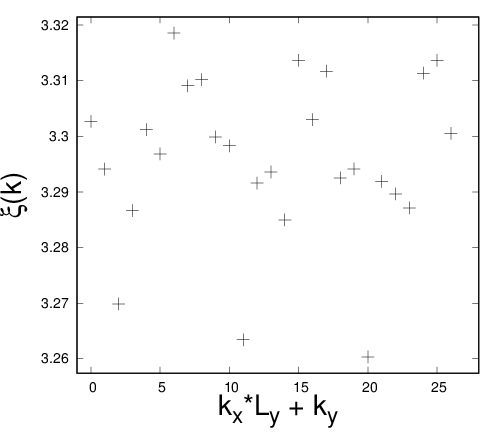

This chart was generated by the following gnuplot code:
set xrange [-1:28]
set yrange [3.25741770211061:3.32146792208699]
unset key
set xlabel "k_x*L_y + k_y" font "Helvetica,28"
set ylabel "{/Symbol x}(k)" font "Helvetica,28"
set size 1.0, 0.6
set terminal postscript portrait enhanced "Helvetica" 14
set output "fermions_hofstadter_X_69_Y_23_q_397_n_9_x_3_y_9_u_10_gx_0_gy_0.na_1.parentspec.eps"
plot "fermions_hofstadter_X_69_Y_23_q_397_n_9_x_3_y_9_u_10_gx_0_gy_0.na_1.parentspec" using 4:6 title "N = 9 N_A = 1 3 x 9" with points lc rgbcolor "red" lt 6 pt 1 ps 2
